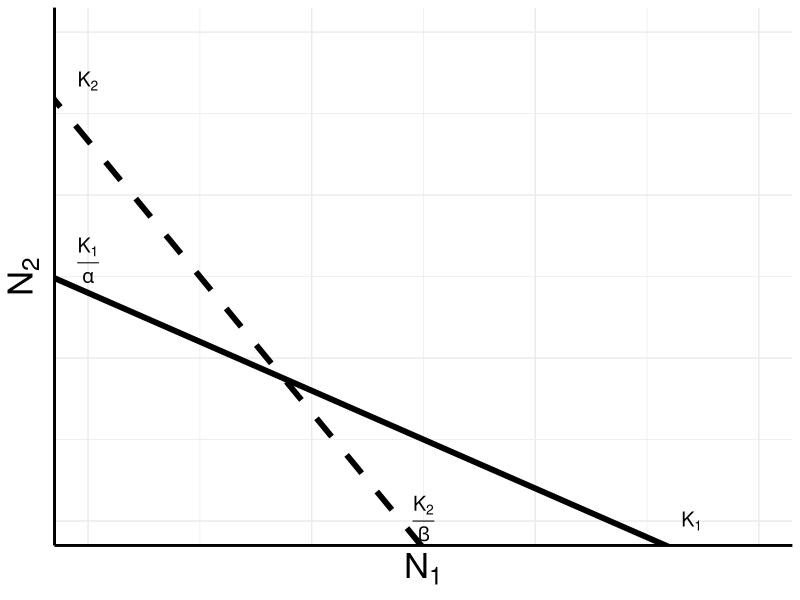

R code for this plot:
library(ggplot2)

Y_int <- expression(over(K[1], alpha))  
Y_int_2 <- expression(K[2])
x_int <- expression(over(K[2], beta))  
x_int_2 <- expression(K[1])
#make room on the bottom with par
par(mar = c(7, 4, 4, 6))
#make a plot
ggplot() +
  
  #make a black line for the graph using geom_segment for species 1 isocline I set the lines to go from -1 because
  #I am going to set the axis limits to zero using coord_cartesian. This will make the lines intersect the axis :)
  geom_segment(aes(x = -1, y = 2, xend = 4, yend = -1), size = 2, colour = "black", ) +
  
  #make a black dashed line for the grpah using geom_segment for species 2 isocline
  geom_segment(aes(x = -1, y = 4, xend = 2, yend = -1), size = 2, colour = "black",linetype = "dashed") +

  #label x and y axis using labs()
  labs(x = expression(N[1]), y = expression(N[2])) +
  
  #Use coord_cartesian to set limits from 0-4 that way the lines intersect
  coord_cartesian(xlim = c(0, 3), ylim = c(0, 3)) +

                  
 annotate("text", x = 0, y = 2.7, label = Y_int_2, size = 5) +
  annotate("text", x = 0, y = 1.6, label = Y_int, size = 5) +
  annotate("text", x = 2.7, y = 0, label = x_int_2, size = 5) +
  annotate("text", x = 1.5, y = 0, label = x_int, size = 5) + 
  
  #theme minimal gets rid of background
  theme_minimal() +
  
  #use theme to set the size of axis text with axis.title, make axis lines, and in this case leave out numbers on axis using axis.text = element_blank()
  theme(axis.line = element_line(size = 1, colour = "black", linetype = "solid" ),
        axis.title.x = element_text(size = 25),
        axis.title.y = element_text(size = 25),
        axis.text = element_blank())

